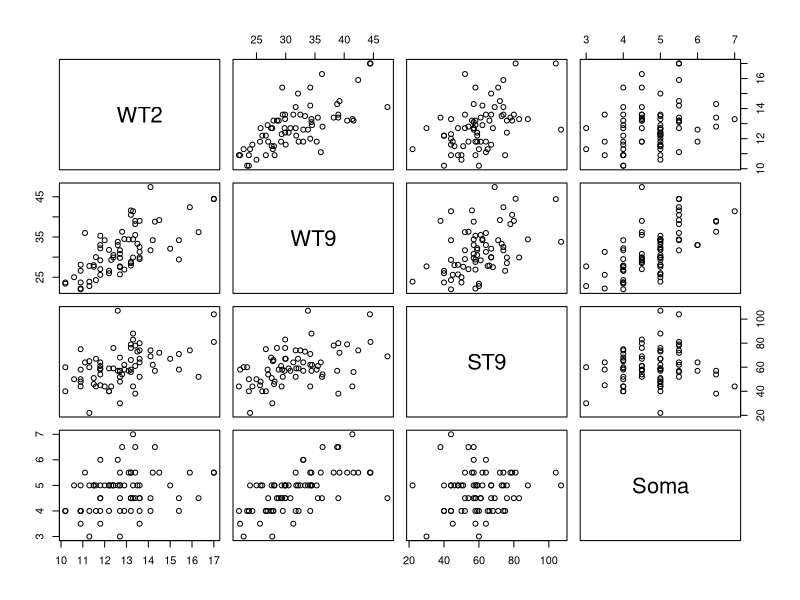

Write R code to recreate this figure.
## ---- chunk 1
knitr::opts_chunk$set(echo=FALSE, comment=NA)
## ---- chunk 2
movies = read.csv('movies.csv', header = TRUE)
head(movies)

## ---- chunk 3
movies.lm = lm(Box ~ Rate + User + Meta, data = movies)
summary(movies.lm)
## ---- chunk 4
box.lm = lm(Box ~ Rate + User + Meta + Len + Win + Nom, data = movies)
summary(box.lm)
anova(box.lm)
## ---- chunk 5
anova(movies.lm)
## ---- chunk 6
cat('Full model: s\n')
cat(sqrt(anova(box.lm)$`Mean Sq`))
cat('\nAdjusted R-squared:  0.8472\n')
cat(paste(rep('===',8),sep=''))
cat(paste('\nReduced model: s\n'))
cat(sqrt(anova(movies.lm)$`Mean Sq`))
cat('\nAdjusted R-squared:  0.8675')

## ---- chunk 7
BGS = read.table('BGSgirls.txt',header = TRUE)
head(BGS)
colnames(BGS)
plots = c("WT2", "HT2", "WT9", "HT9", "ST9", "Soma")
plot(~WT2+WT9+ST9+Soma, data=BGS)
